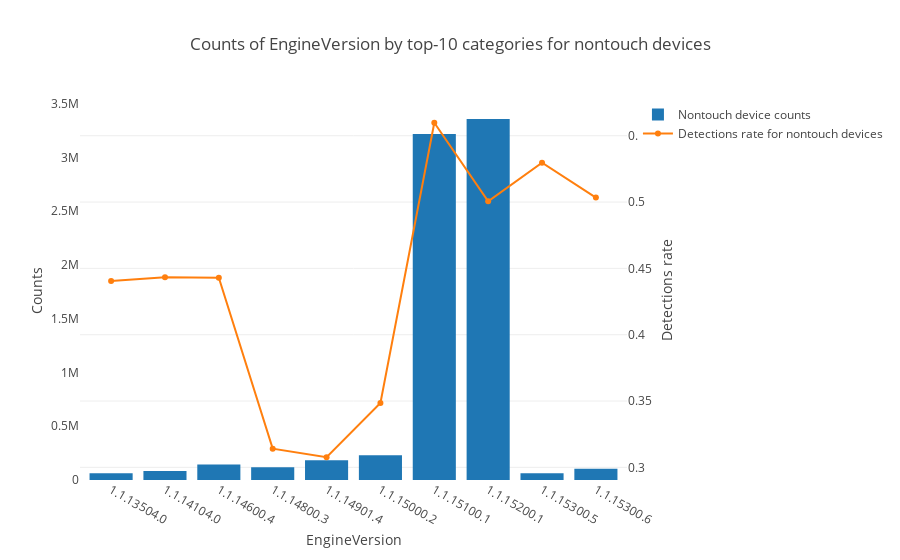
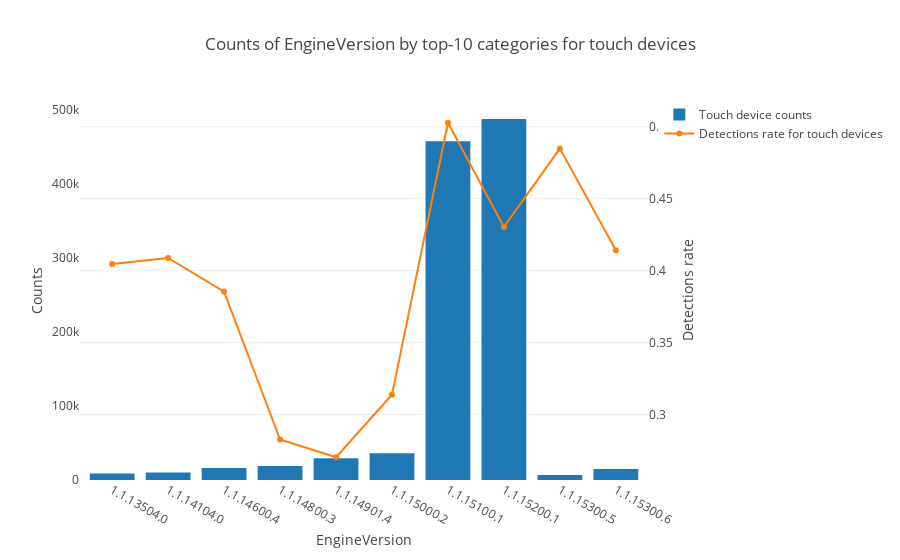

Notebook source saved alongside these figures, in order:
### Markdown cell above
## EngineVersion

### Code cell
plot_categorical_feature('EngineVersion', by_touch=True)

### Figure 1 — Plotly figure (JSON) as saved in the notebook; plotly's stock layout.template omitted (floating-point values rounded to 4 significant figures)
{"data": [{"name": "Nontouch device counts", "type": "bar", "uid": "0bb47bee-2074-4047-b8f6-5f8055abc45e", "x": ["1.1.13504.0", "1.1.14104.0", "1.1.14600.4", "1.1.14800.3", "1.1.14901.4", "1.1.15000.2", "1.1.15100.1", "1.1.15200.1", "1.1.15300.5", "1.1.15300.6"], "y": [61917, 83962, 144420, 117522, 182968, 229047, 3218411, 3357684, 62107, 105560]}, {"name": "Detections rate for nontouch devices", "type": "scatter", "uid": "4933ab1b-ae5d-41e4-8849-5f8ef49e1ae0", "x": ["1.1.13504.0", "1.1.14104.0", "1.1.14600.4", "1.1.14800.3", "1.1.14901.4", "1.1.15000.2", "1.1.15100.1", "1.1.15200.1", "1.1.15300.5", "1.1.15300.6"], "y": [0.4405, 0.4433, 0.443, 0.3141, 0.3076, 0.3485, 0.5598, 0.5006, 0.5297, 0.5034], "yaxis": "y2"}], "layout": {"barmode": "group", "legend": {"orientation": "v"}, "title": {"text": "Counts of EngineVersion by top-10 categories for nontouch devices"}, "xaxis": {"showgrid": false, "showline": false, "title": {"text": "EngineVersion"}, "type": "category", "zeroline": false}, "yaxis": {"showgrid": false, "showline": false, "title": {"text": "Counts"}, "zeroline": false}, "yaxis2": {"overlaying": "y", "side": "right", "title": {"text": "Detections rate"}}}}

### Figure 2 — Plotly figure (JSON) as saved in the notebook; plotly's stock layout.template omitted (floating-point values rounded to 4 significant figures)
{"data": [{"name": "Touch device counts", "type": "bar", "uid": "fc81c4f5-ae55-423c-9f77-763c4ca660cb", "x": ["1.1.13504.0", "1.1.14104.0", "1.1.14600.4", "1.1.14800.3", "1.1.14901.4", "1.1.15000.2", "1.1.15100.1", "1.1.15200.1", "1.1.15300.5", "1.1.15300.6"], "y": [8728, 9964, 16165, 18954, 29440, 36171, 457504, 487383, 6609, 14735]}, {"name": "Detections rate for touch devices", "type": "scatter", "uid": "8056c3c7-d344-413a-b269-b2ab016cb6c6", "x": ["1.1.13504.0", "1.1.14104.0", "1.1.14600.4", "1.1.14800.3", "1.1.14901.4", "1.1.15000.2", "1.1.15100.1", "1.1.15200.1", "1.1.15300.5", "1.1.15300.6"], "y": [0.4047, 0.4089, 0.3854, 0.2827, 0.2704, 0.3138, 0.5028, 0.4304, 0.4848, 0.4142], "yaxis": "y2"}], "layout": {"barmode": "group", "legend": {"orientation": "v"}, "title": {"text": "Counts of EngineVersion by top-10 categories for touch devices"}, "xaxis": {"showgrid": false, "showline": false, "title": {"text": "EngineVersion"}, "type": "category", "zeroline": false}, "yaxis": {"showgrid": false, "showline": false, "title": {"text": "Counts"}, "zeroline": false}, "yaxis2": {"overlaying": "y", "side": "right", "title": {"text": "Detections rate"}}}}
